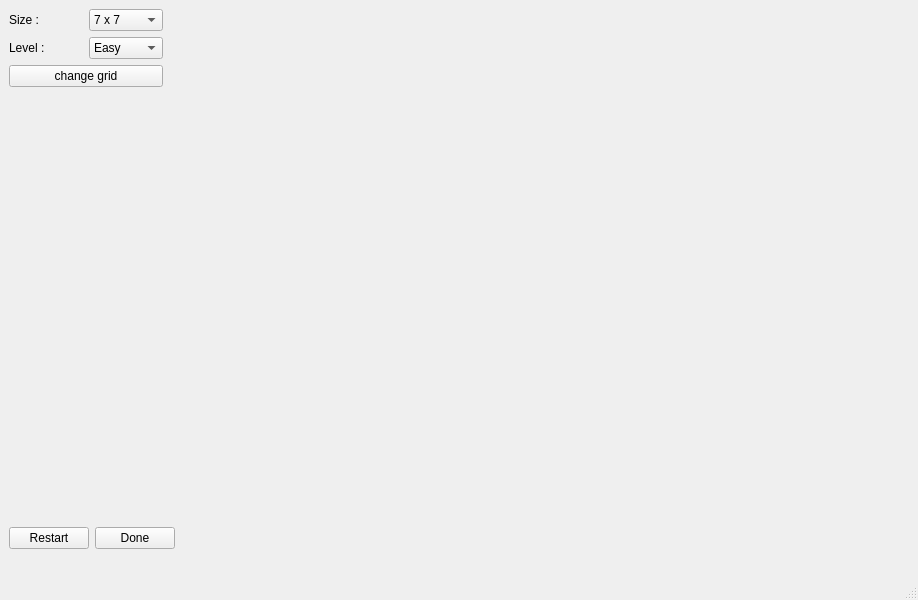
<?xml version="1.0" encoding="UTF-8"?>
<ui version="4.0">
 <class>MainWindow</class>
 <widget class="QMainWindow" name="MainWindow">
  <property name="geometry">
   <rect>
    <x>0</x>
    <y>0</y>
    <width>918</width>
    <height>600</height>
   </rect>
  </property>
  <property name="windowTitle">
   <string>MainWindow</string>
  </property>
  <widget class="QWidget" name="centralwidget">
   <layout class="QVBoxLayout" name="verticalLayout" stretch="8,1">
    <property name="sizeConstraint">
     <enum>QLayout::SetMinimumSize</enum>
    </property>
    <item>
     <layout class="QGridLayout" name="gridLayout" columnstretch="1,1,10" columnminimumwidth="0,0,0">
      <property name="sizeConstraint">
       <enum>QLayout::SetMinimumSize</enum>
      </property>
      <item row="1" column="0">
       <widget class="QLabel" name="label">
        <property name="text">
         <string>Level : </string>
        </property>
       </widget>
      </item>
      <item row="0" column="2">
       <widget class="QLabel" name="label_3">
        <property name="text">
         <string/>
        </property>
       </widget>
      </item>
      <item row="3" column="0" colspan="2">
       <widget class="QPushButton" name="changeGridButton">
        <property name="text">
         <string>change grid</string>
        </property>
       </widget>
      </item>
      <item row="1" column="1">
       <widget class="QComboBox" name="level_box">
        <item>
         <property name="text">
          <string>Easy</string>
         </property>
        </item>
        <item>
         <property name="text">
          <string>Medium</string>
         </property>
        </item>
        <item>
         <property name="text">
          <string>Hard</string>
         </property>
        </item>
       </widget>
      </item>
      <item row="0" column="1">
       <widget class="QComboBox" name="size_box">
        <item>
         <property name="text">
          <string>7 x 7</string>
         </property>
        </item>
        <item>
         <property name="text">
          <string>10 x 10</string>
         </property>
        </item>
        <item>
         <property name="text">
          <string>14 x 14</string>
         </property>
        </item>
       </widget>
      </item>
      <item row="0" column="0">
       <widget class="QLabel" name="label_2">
        <property name="text">
         <string>Size :</string>
        </property>
       </widget>
      </item>
      <item row="4" column="0" colspan="3">
       <widget class="AkariView" name="Gridwidget" native="true"/>
      </item>
     </layout>
    </item>
    <item>
     <layout class="QHBoxLayout" name="horizontalLayout" stretch="0,0,8">
      <property name="sizeConstraint">
       <enum>QLayout::SetDefaultConstraint</enum>
      </property>
      <item>
       <widget class="QPushButton" name="restartButton">
        <property name="text">
         <string>Restart</string>
        </property>
       </widget>
      </item>
      <item>
       <widget class="QPushButton" name="doneButton">
        <property name="text">
         <string>Done</string>
        </property>
       </widget>
      </item>
      <item>
       <widget class="QLabel" name="messageLabel">
        <property name="font">
         <font>
          <family>Arial</family>
          <pointsize>12</pointsize>
          <italic>true</italic>
         </font>
        </property>
        <property name="text">
         <string/>
        </property>
       </widget>
      </item>
     </layout>
    </item>
   </layout>
  </widget>
  <widget class="QMenuBar" name="menubar">
   <property name="geometry">
    <rect>
     <x>0</x>
     <y>0</y>
     <width>918</width>
     <height>17</height>
    </rect>
   </property>
  </widget>
  <widget class="QStatusBar" name="statusbar"/>
 </widget>
 <customwidgets>
  <customwidget>
   <class>AkariView</class>
   <extends>QWidget</extends>
   <header location="global">akariview.h</header>
   <container>1</container>
  </customwidget>
 </customwidgets>
 <resources/>
 <connections/>
</ui>
